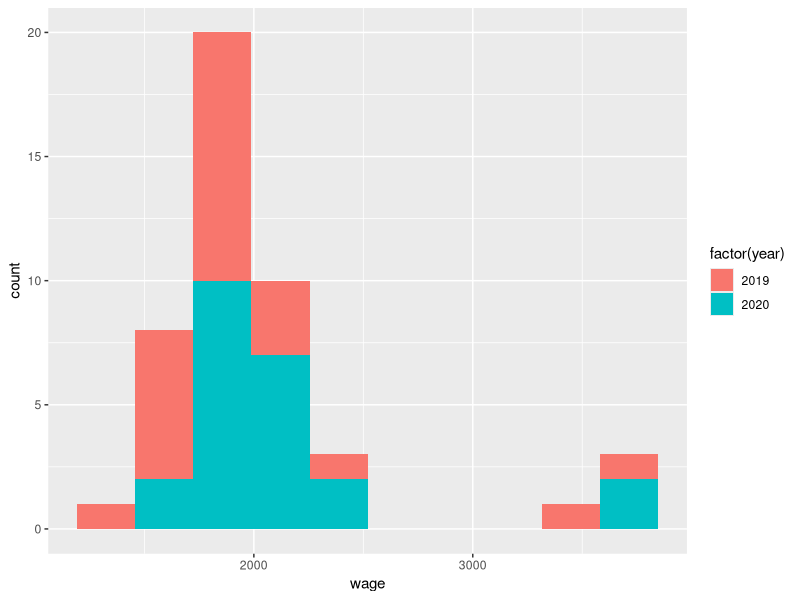
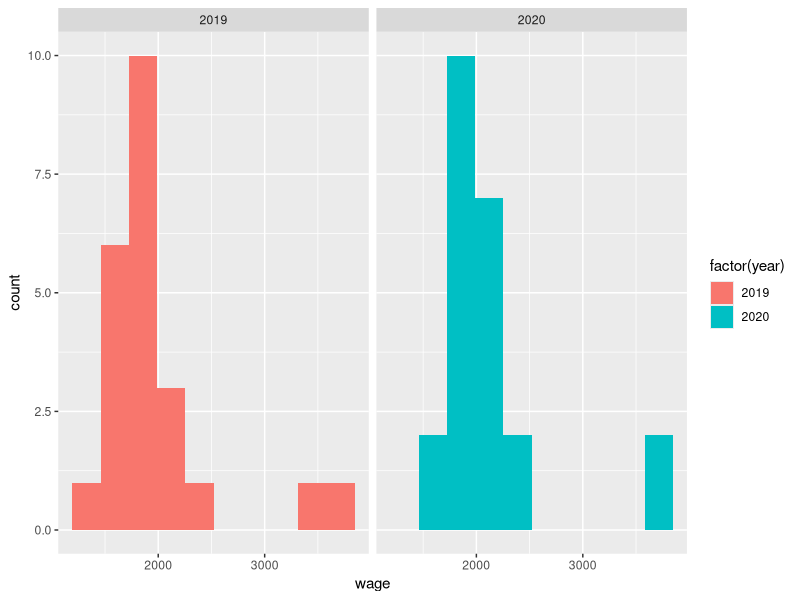

Write R code to recreate these figures, in order.
## ---- chunk 1
# if you've never installed this package before, do:
# install.packages("here")
library(here)
## ---- chunk 2
library(readxl)
## ---- chunk 3
base1 <- read_excel(here("public/Data/first-contact/Base_Excel.xlsx"), sheet = "Base1")
base2 <- read_excel(here("public/Data/first-contact/Base_Excel.xlsx"), sheet = "Base2")
base3 <- read_excel(here("public/Data/first-contact/Base_Excel.xlsx"), sheet = "Base3")
base4 <- read.table(here("public/Data/first-contact/Base_Text.txt"), header = TRUE)
## ---- chunk 4
library(dplyr)
base_created <- bind_rows(base1, base2)
base_created
## ---- chunk 5
base_created <- left_join(base_created, base3, by = "hhid")
base_created
## ---- chunk 6
# rename the second column of base_created and of base4
colnames(base_created)[2] <- "indid"
colnames(base4)[2] <- "indid"

# create the column "year", that will take the value 2019 
# for base_created and 2020 for base4
base_created$year <- 2019
base4$year <- 2020
## ---- chunk 7
base_created2 <- bind_rows(base_created, base4)
base_created2
## ---- chunk 8
base_created2 <- base_created2 %>% 
  group_by(hhid, indid) %>% 
  arrange(hhid, indid, year) %>%
  ungroup()
base_created2
## ---- chunk 9
library(tidyr)
base_created2 <- base_created2 %>%
  fill(select_if(., ~ any(is.na(.))) %>% 
         names(),
       .direction = 'down')
## ---- chunk 10
base_created2 <- base_created2 %>%
  select(hhid, indid, year, everything()) %>%
  unite(hhind, c(hhid, indid), sep = "", remove = FALSE) 
base_created2
## ---- chunk 11
# display the unique values of the column "location"
unique(base_created2$location)
# correct the errors
base_created2[base_created2 == "England_error"] <- "England"
base_created2[base_created2 == "Spain_error"] <- "Spain"
unique(base_created2$location)
## ---- chunk 12
base_created2$gender <- recode(base_created2$gender, `2` = 0)
## ---- chunk 13
library(Hmisc)
var.labels <- c(hhind = "individual's ID",
                hhid = "household's ID",
                indid = "individual's ID in the household",
                year = "year",
                surname = "surname",
                name = "name",
                gender = "1 if male, 0 if female",
                wage = "wage",
                location = "household's location")
base_created2 <- upData(base_created2, labels = var.labels)
## ---- chunk 14
contents(base_created2)
## ---- chunk 15
table(base_created2$gender, base_created2$year)
table(base_created2$location, base_created2$year)
## ---- chunk 16
describe(base_created2)
## ---- chunk 17
# you can change the argument in group_by() by gender for example
base_created2 %>%
  group_by(location) %>%
  summarize_at(.vars = "wage", .funs = "mean")
## ---- chunk 18
library(ggplot2)
hist1 <- ggplot(data = base_created2, 
                mapping = aes(wage, fill = factor(year))) +
  geom_histogram(bins = 10)
hist1
## ---- chunk 19
hist2 <- ggplot(data = base_created2, 
                mapping = aes(wage, fill = factor(year))) +
  geom_histogram(bins = 10) +
  facet_wrap(vars(year))
hist2
